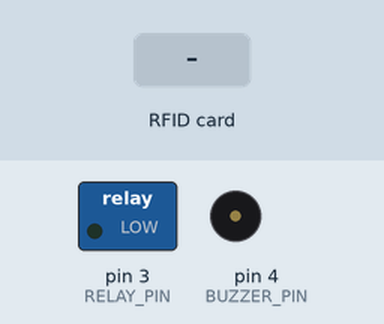
Bench run of a sketch on a simulated Arduino Uno, built with avr-gcc and run on an emulated ATmega328P. On the bench: switched loads named in the sketch (green lamp = pin HIGH), buzzer (waves = sounding). Inputs (shaded band) come from the test bench. Pins used as bus, display or sensor lines are not drawn; what the sketch prints to the serial monitor is not drawn.

Above: at 1.2 s.
1.3 s: RFID card DE AD BE EF held to the reader
At 1.4 s:
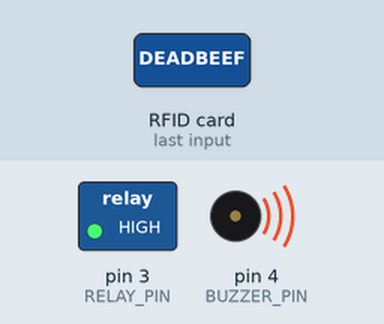
At 2.6 s:
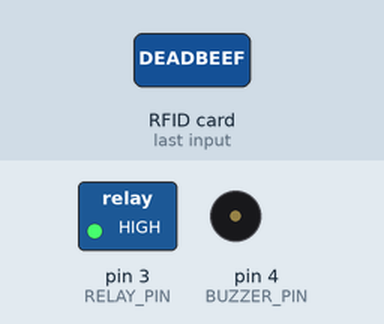
3.0 s: RFID card 5E 7A 19 C4 held to the reader
At 4.7 s:
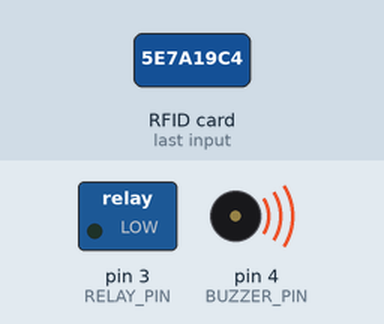
Timing chart, 0 to 6.3 s (numbered marks = the images above; inputs shaded):
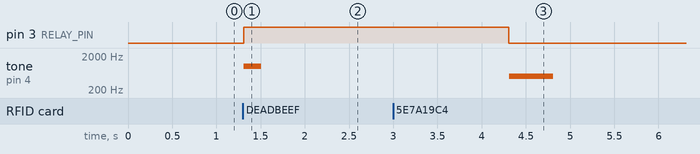

The sketch:

rfid_lock.ino
```cpp
#include <SPI.h>
#include <MFRC522.h>

#define RST_PIN 9
#define SS_PIN 10
#define RELAY_PIN 3
#define BUZZER_PIN 4

MFRC522 rfid(SS_PIN, RST_PIN);

// Pre-defined UID for authorized card (replace with your card's UID)
byte authorizedUID[] = {0xDE, 0xAD, 0xBE, 0xEF};

void setup() {
  Serial.begin(9600);
  SPI.begin();
  rfid.PCD_Init();

  pinMode(RELAY_PIN, OUTPUT);
  pinMode(BUZZER_PIN, OUTPUT);
  digitalWrite(RELAY_PIN, LOW); // lock is off by default

  Serial.println("RFID Lock system ready.");
}

void loop() {
  if (!rfid.PICC_IsNewCardPresent() || !rfid.PICC_ReadCardSerial()) {
    return;
  }

  Serial.print("Card detected. UID: ");
  for (byte i = 0; i < rfid.uid.size; i++) {
    Serial.print(rfid.uid.uidByte[i], HEX);
  }
  Serial.println();

  if (isAuthorized(rfid.uid.uidByte)) {
    Serial.println("✅ Authorized access!");
    digitalWrite(RELAY_PIN, HIGH);  // Unlock
    tone(BUZZER_PIN, 1000, 200);
    delay(3000);  // Keep lock open
    digitalWrite(RELAY_PIN, LOW);   // Lock again
  } else {
    Serial.println("❌ Access denied.");
    tone(BUZZER_PIN, 500, 500);
  }

  rfid.PICC_HaltA();
  rfid.PCD_StopCrypto1();
}

bool isAuthorized(byte *uid) {
  for (byte i = 0; i < 4; i++) {
    if (uid[i] != authorizedUID[i]) {
      return false;
    }
  }
  return true;
}
```

Measured:
- after the input at 1.3 s, pin 3 (RELAY_PIN): LOW → HIGH at once; tone on pin 4 (BUZZER_PIN): silent → 1000 Hz at once, → silent 0.20 s later
- after the input at 3.0 s, tone on pin 4 (BUZZER_PIN): silent → 500 Hz after 1.3 s, → silent 0.50 s later
